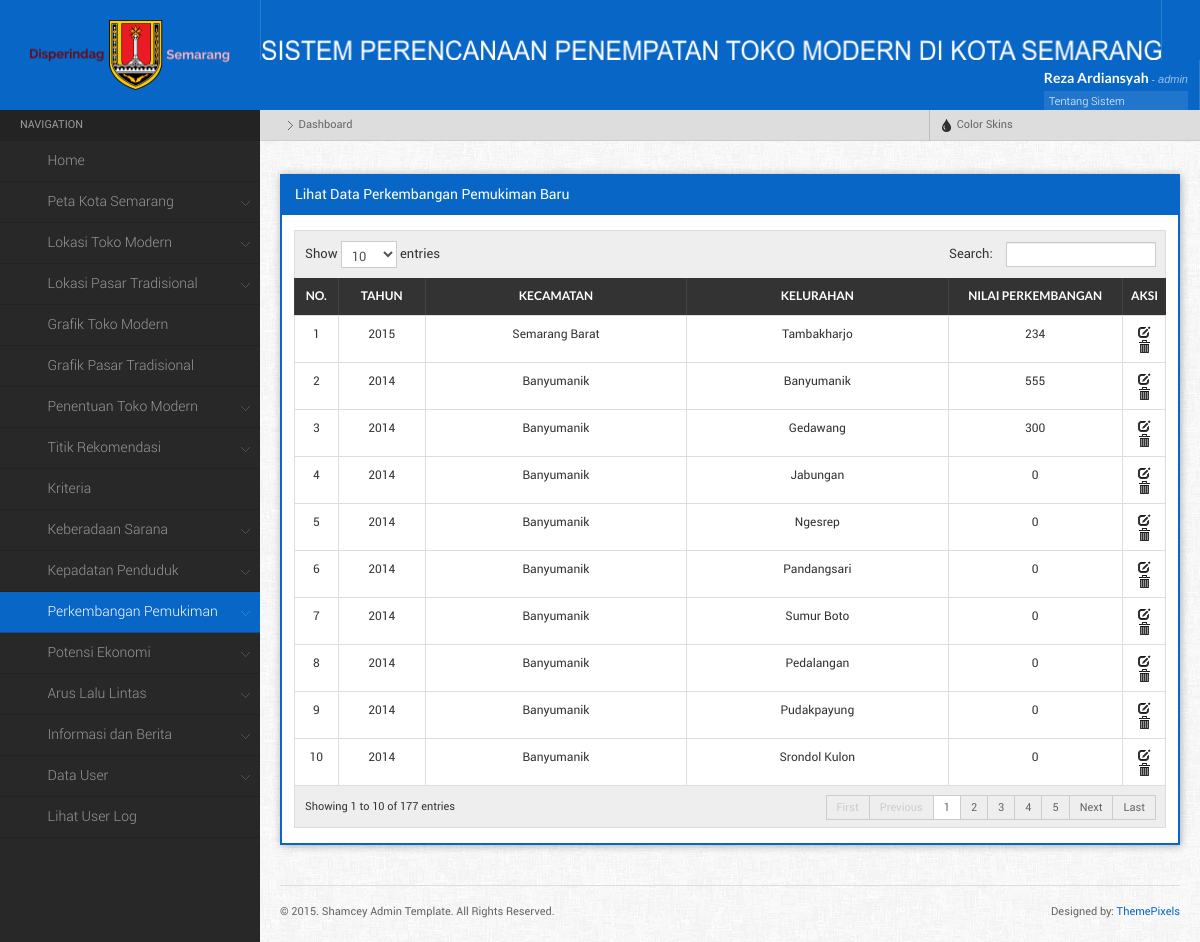
The app's page /main.php?menu=lihatPerkembangan (signed in), older data.
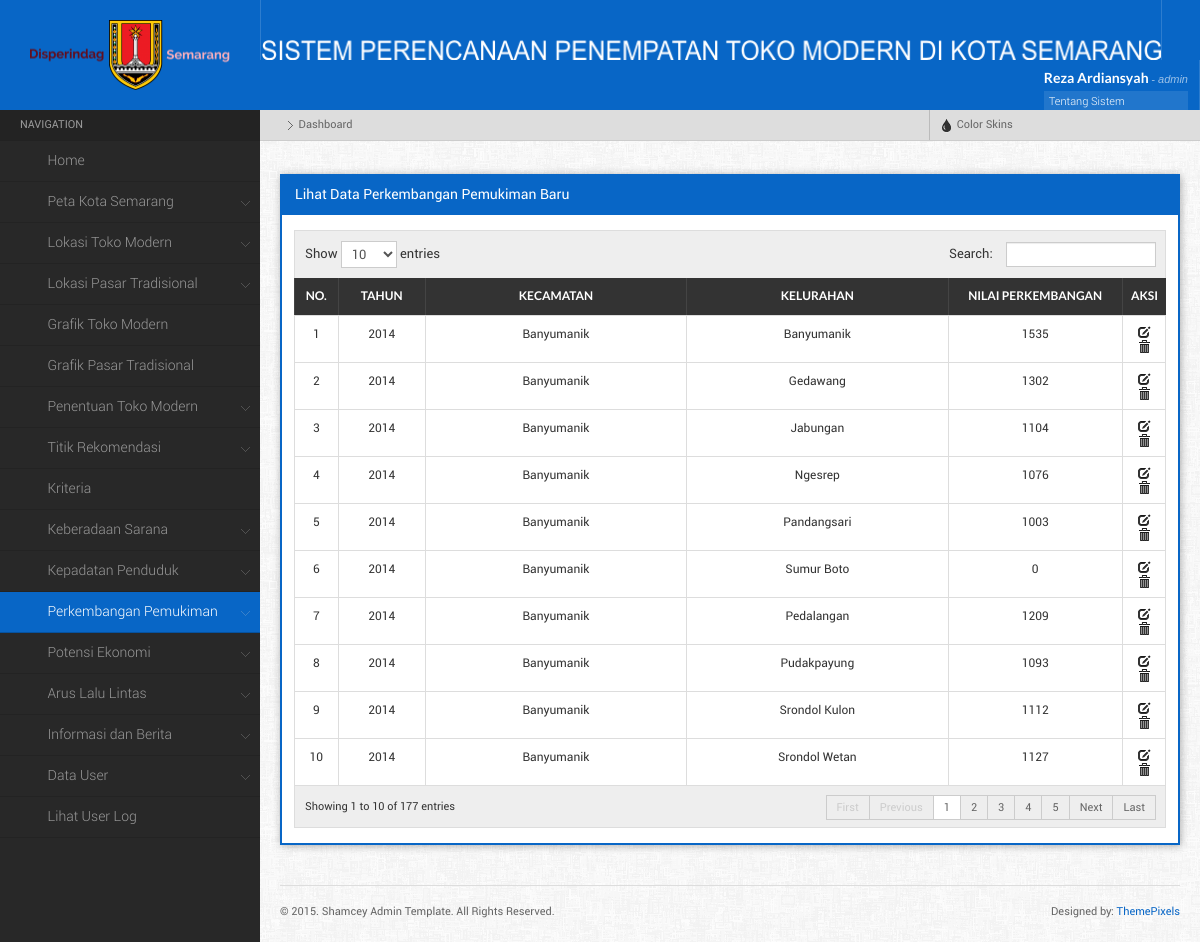
The same page, newer data.
### tables this page shows
CREATE TABLE IF NOT EXISTS `perkembangan_pemukiman` (
  `id_perkembangan` int(11) NOT NULL AUTO_INCREMENT,
  `id_kelurahan` int(11) NOT NULL,
  `tahun` year(4) NOT NULL,
  `nilai_perkembangan` int(11) NOT NULL,
  `id_klasifikasiperkembangan` int(11) NOT NULL,
  PRIMARY KEY (`id_perkembangan`)
);

CREATE TABLE IF NOT EXISTS `kecamatan` (
  `id_kecamatan` int(11) NOT NULL AUTO_INCREMENT,
  `nama_kecamatan` varchar(50) NOT NULL,
  `latitude` varchar(25) NOT NULL,
  `longitude` varchar(25) NOT NULL,
  PRIMARY KEY (`id_kecamatan`)
);

CREATE TABLE IF NOT EXISTS `kelurahan` (
  `id_kelurahan` int(11) NOT NULL AUTO_INCREMENT,
  `id_kecamatan` int(11) NOT NULL,
  `Kelurahan` char(50) DEFAULT NULL,
  `Geometry` longblob,
  `Luas` decimal(10,3) DEFAULT NULL,
  `XMin` int(11) DEFAULT NULL,
  `XMax` int(11) DEFAULT NULL,
  `YMin` int(11) DEFAULT NULL,
  `YMax` int(11) DEFAULT NULL,
  `id_lokasi` int(11) NOT NULL,
  PRIMARY KEY (`id_kelurahan`)
);

### component/lihat_perkembangan.php (the view, shortened to what this page needs)
<?php
	$query = mysql_query("SELECT * FROM perkembangan_pemukiman a, kelurahan b, kecamatan c
							WHERE a.id_kelurahan = b.id_kelurahan
							AND b.id_kecamatan = c.id_kecamatan
							ORDER BY tahun DESC, c.id_kecamatan ASC") or die (mysql_error());
    echo "<div class=\"widget\">
			<h4 class=\"widgettitle\">Lihat Data Perkembangan Pemukiman Baru</h4>
			<div class=\"widgetcontent\">
            <table id=\"dyntable\" class=\"table table-bordered responsive\">
                <thead>
                    <tr>
                        <th></th>
                        <th><center>No.</th>
						<th><center>Tahun</th>
                        <th><center>Kecamatan</th>
						<th><center>Kelurahan</th>
						<th><center>Nilai perkembangan</th>
						<th><center>Aksi</th>
                    </tr>
                </thead>
				<tbody>";
				$no = 1;
				while($pecah = mysql_fetch_array($query)){
					echo "<tr class=\" \">
						<td></td>
						<td style='width:5%;'><center>$no</td>
						<td style='width:10%;'><center>$pecah[tahun]</td>
						<td style='width:30%;'><center>$pecah[nama_kecamatan]</td>
						<td style='width:30%;'><center>$pecah[Kelurahan]</td>
						<td style='width:20%;'><center>$pecah[nilai_perkembangan]</td>
						<td class=\"center\" style=\"width: 5%;\">
							<a href= \"main.php?menu=editPerkembangan&id_perkembangan=$pecah[id_perkembangan]\" title=\"Edit\"><i  class=\"icon-edit\"></i></a>
							<a href=\"main.php?menu=hapusPerkembangan&id_perkembangan=$pecah[id_perkembangan]\" title=\"Hapus\" onClick=\"return confirm('Apakah Anda yakin ingin menghapus data ini?')\" class=\"icon-trash\"><i></i></a>
						</td>";
					echo "</td>
					</tr>";
				$no++;
				};
				echo "</tbody>
			</table>
		</div>
		</div>
	";
?>

Row changes from the older to the newer data that the page shows:
no longer on this page (row edited): perkembangan_pemukiman: tahun "2015", kecamatan.nama_kecamatan "Semarang Barat", id_kelurahan.Kelurahan "Tambakharjo", nilai_perkembangan "234"
changed perkembangan_pemukiman (number 1 of 10 on the later page): nilai_perkembangan "555" → "1535"
changed perkembangan_pemukiman "Gedawang": nilai_perkembangan "300" → "1302"
changed perkembangan_pemukiman "Jabungan": nilai_perkembangan "0" → "1104"
changed perkembangan_pemukiman "Ngesrep": nilai_perkembangan "0" → "1076"
changed perkembangan_pemukiman "Pandangsari": nilai_perkembangan "0" → "1003"
changed perkembangan_pemukiman "Pedalangan": nilai_perkembangan "0" → "1209"
changed perkembangan_pemukiman "Pudakpayung": nilai_perkembangan "0" → "1093"
changed perkembangan_pemukiman "Srondol Kulon": nilai_perkembangan "0" → "1112"
now on this page (row edited): perkembangan_pemukiman: tahun "2014", kecamatan.nama_kecamatan "Banyumanik", id_kelurahan.Kelurahan "Srondol Wetan", nilai_perkembangan "1127"
